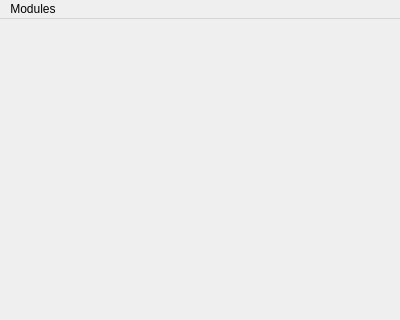
<?xml version="1.0" encoding="UTF-8"?>
<ui version="4.0">
 <class>ApplicationView</class>
 <widget class="QMainWindow" name="ApplicationView">
  <property name="geometry">
   <rect>
    <x>0</x>
    <y>0</y>
    <width>400</width>
    <height>320</height>
   </rect>
  </property>
  <property name="sizePolicy">
   <sizepolicy hsizetype="Preferred" vsizetype="Preferred">
    <horstretch>0</horstretch>
    <verstretch>0</verstretch>
   </sizepolicy>
  </property>
  <property name="windowTitle">
   <string/>
  </property>
  <widget class="QWidget" name="centralWidget">
   <layout class="QGridLayout" name="gridLayout">
    <item row="0" column="0">
     <widget class="QStackedWidget" name="stackedWidget">
      <property name="enabled">
       <bool>true</bool>
      </property>
      <property name="currentIndex">
       <number>-1</number>
      </property>
     </widget>
    </item>
   </layout>
  </widget>
  <widget class="QMenuBar" name="menuBar">
   <property name="geometry">
    <rect>
     <x>0</x>
     <y>0</y>
     <width>400</width>
     <height>21</height>
    </rect>
   </property>
   <widget class="QMenu" name="menuModules">
    <property name="title">
     <string>Modules</string>
    </property>
   </widget>
   <addaction name="menuModules"/>
  </widget>
 </widget>
 <layoutdefault spacing="6" margin="11"/>
 <resources>
  <include location="application.qrc"/>
 </resources>
 <connections/>
</ui>
